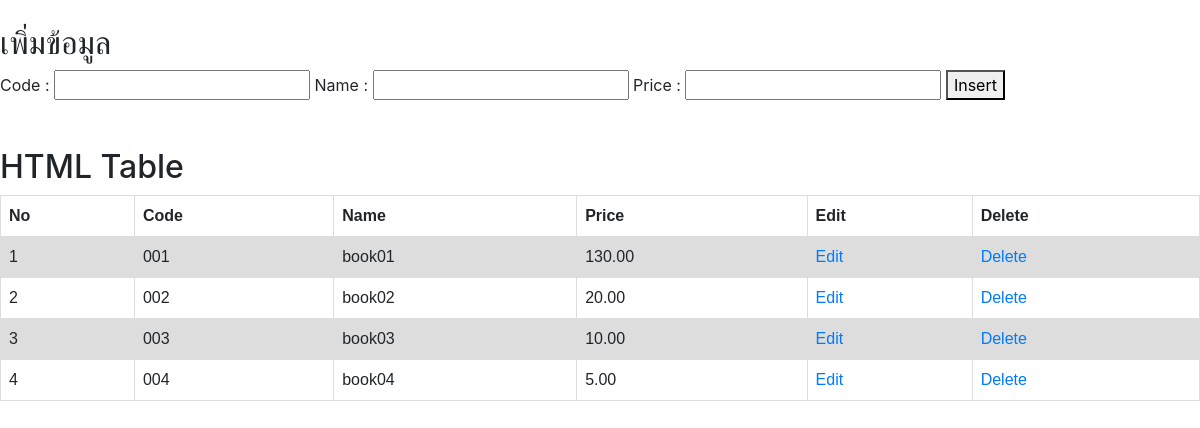
Page /index.php/book on the earlier database version.
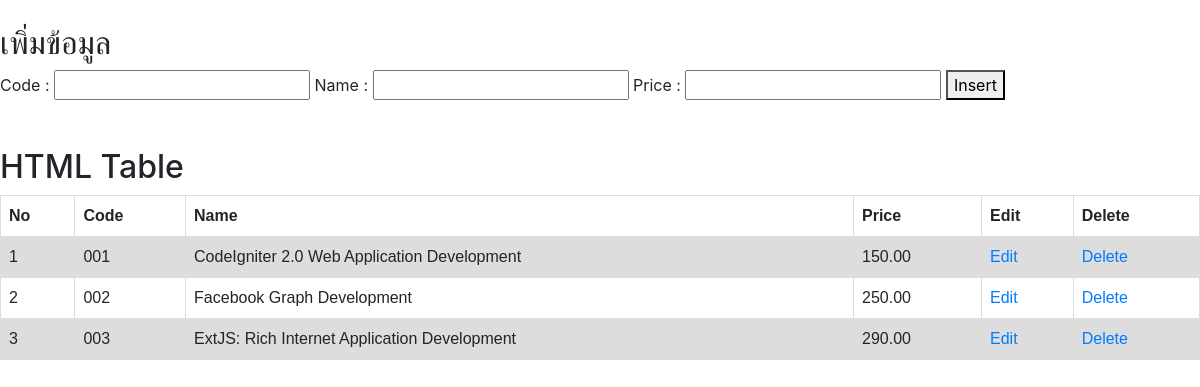
Same page on the later database version.
### tables this page shows
CREATE TABLE `products` (
  `id` int(4) NOT NULL,
  `code` varchar(10) NOT NULL,
  `name` varchar(150) NOT NULL,
  `price` double(6,2) DEFAULT NULL
);

### application/controllers/book.php (called while the page is built, shortened)
<?php if(! defined('BASEPATH')) exit ('No direct script access allowed');
class Book extends CI_Controller {
    function __construct()
    {
        $this->load->model('Book_models', 'book');
        $this->load->helper('url');
        $this->load->helper('form');
        $this->load->library('session');
        $this->load->library('form_validation');
    }
    public function index ()
    {
        $data = array(
            'data_select' => $this->book->_getUsers()
        );
        $this->load->view('select_up_insert', $data);
    }
}

### index.php (called while the page is built, shortened)
<?php
require_once BASEPATH.'core/CodeIgniter.php';

### application/models/book_models.php (called while the page is built, shortened)
<?php if (! defined('BASEPATH')) exit ('No direct script access allowed');
class Book_models extends CI_Model {
    function _getUsers()
    {
        $result = $this->db->get('products');
        return $result->result_array();
    }
}

### application/views/select_up_insert.php (the view, shortened to what this page needs)
<!DOCTYPE html>
<html>
<head>
    <link rel="stylesheet" href="https://maxcdn.bootstrapcdn.com/bootstrap/4.0.0/css/bootstrap.min.css">
</head>
<body>
้<h2>เพิ่มข้อมูล</h2>
<div>
Code : <input type="text" id="code" name="code">
Name : <input type="text" id="name" name="name">
Price : <input type="text" id="price" name="price">
<button id="btn_insert_val">Insert</button>
</div><br/>
<br>
<h2>HTML Table</h2>
<table>
  <tr>
    <th>No</th>
    <th>Code</th>
    <th>Name</th>
    <th>Price</th>
    <th>Edit</th>
    <th>Delete</th>
  </tr>
  <?php foreach($data_select as $key => $data_selects) { ?>
  <tr>
    <td><?php echo $key + 1 ?></td>
    <td><?php echo $data_selects['code']; ?></td>
    <td><?php echo $data_selects['name']; ?></td>
    <td><?php echo $data_selects['price']; ?></td>
    <td><a href="javascript:void(0);" onclick="edit_book(<?php echo $data_selects['id']; ?>)">Edit</a></td>
    <td><a href="javascript:void(0);" onclick="delete_book(<?php echo $data_selects['id']; ?>)">Delete</a></td>
  </tr>
  <?php } ?>
</table>
</body>
</html>

### application/views/select_up_insert.php (style rules this page uses)
table { font-family: arial, sans-serif; border-collapse: collapse; width: 100%; }
td, th { border: 1px solid #dddddd; text-align: left; padding: 8px; }
tr:nth-child(even) { background-color: #dddddd; }

Differences in the rows shown:
removed products: code "001", name "book01", price "130.00"
removed products: code "002", name "book02", price "20.00"
removed products: code "003", name "book03", price "10.00"
removed products: code "004", name "book04", price "5.00"
added products: code "001", name "CodeIgniter 2.0 Web Application Development", price "150.00"
added products: code "002", name "Facebook Graph Development", price "250.00"
added products: code "003", name "ExtJS: Rich Internet Application Development", price "290.00"
